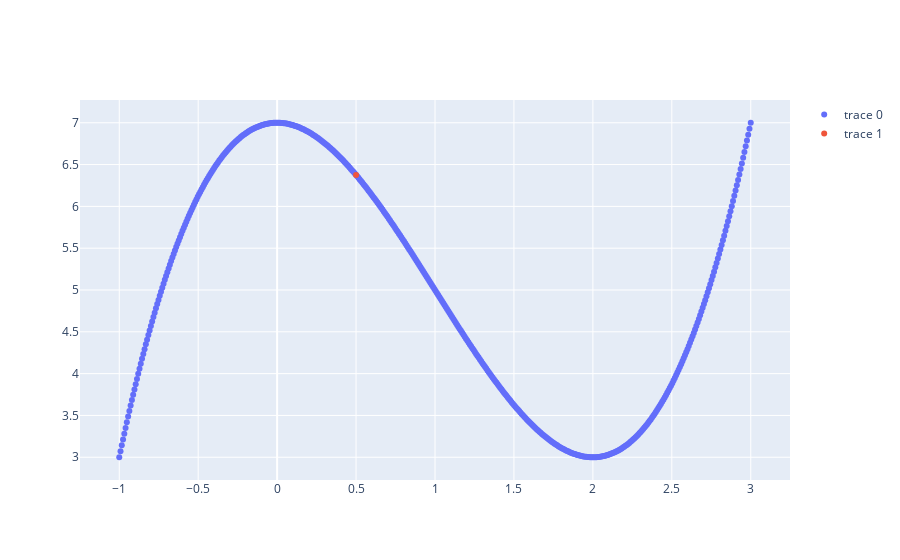

Notebook source saved alongside this figure:
### Code cell
f_x = lambda x:(x ** 3)-(3 *(x ** 2))+7
deriv_x = lambda x:3*x**2 - 6*x
start_p = np.array([0.5])
array_x = np.linspace(-1,3,500)
# fig = go.Figure()
# fig = px.scatter(x=array_x,y=array_x)
# #fig = px.scatter(x=start_p,y=f_x(start_p))
# fig.show()
fig = go.Figure()
# Add traces
fig.add_trace(go.Scatter(x=array_x, y=f_x(array_x),mode='markers'))
fig.add_trace(go.Scatter(x=start_p, y=f_x(start_p),mode='markers'))
fig.show()

### Figure 1 — Plotly figure (JSON) as saved in the notebook; plotly's stock layout.template omitted (floating-point values rounded to 4 significant figures; data arrays with more than 128 entries replaced by an {"elided": "..."} marker saying what was removed)
{"data": [{"mode": "markers", "type": "scatter", "x": {"elided": "500 float values"}, "y": {"elided": "500 float values"}}, {"mode": "markers", "type": "scatter", "x": [0.5], "y": [6.375]}], "layout": {"autosize": true, "xaxis": {"autorange": true, "range": [-1.244, 3.244], "type": "linear"}, "yaxis": {"autorange": true, "range": [2.707, 7.293], "type": "linear"}}}
